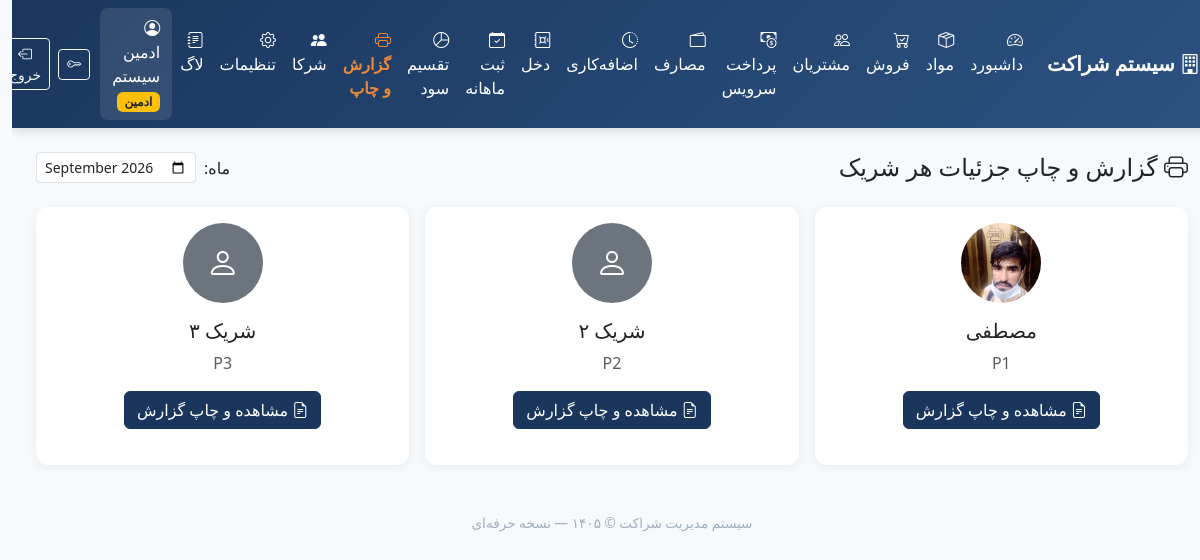
The app's page /reports (signed in) with its own data.
### tables this page shows
CREATE TABLE users (
            id INTEGER PRIMARY KEY AUTOINCREMENT,
            username TEXT UNIQUE NOT NULL,
            password_hash TEXT NOT NULL,
            full_name TEXT NOT NULL,
            role TEXT NOT NULL CHECK(role IN ('admin', 'partner')),
            partner_code TEXT,
            photo TEXT,
            is_active INTEGER DEFAULT 1,
            created_at TEXT DEFAULT CURRENT_TIMESTAMP
        );

### app.py (the view)
@app.route("/reports")
@login_required
def reports():
    month = request.args.get("month", datetime.now().strftime("%Y-%m"))
    conn = get_db()
    partners_list = conn.execute(
        "SELECT id, full_name, partner_code, photo FROM users WHERE role='partner' AND is_active=1 ORDER BY partner_code"
    ).fetchall()
    conn.close()
    return render_template("reports.html", partners=partners_list, month=month)

### app.py (called while the page is built, shortened)
def get_db():
    conn = sqlite3.connect(DB_PATH)
    conn.row_factory = sqlite3.Row
    try:
        conn.execute("PRAGMA foreign_keys = ON")
    except Exception:
        pass
    return conn

@login_manager.user_loader
def load_user(user_id):
    conn = get_db()
    row = conn.execute("SELECT * FROM users WHERE id = ?", (user_id,)).fetchone()
    conn.close()
    if row and row["is_active"]:
        return User(row["id"], row["username"], row["full_name"], row["role"], row["partner_code"], row["is_active"])
    return None

    @property
    def is_active(self):
        return self._active

    @property
    def is_admin(self):
        return self.role == "admin"

### templates/reports.html (shortened to what this page needs)
{% extends "base.html" %}
{% block content %}
<div class="d-flex flex-wrap justify-content-between align-items-center mb-4 gap-2">
    <h4 class="mb-0"><i class="bi bi-printer"></i> گزارش و چاپ جزئیات هر شریک</h4>
    <form class="d-flex align-items-center gap-2" method="GET">
        <label class="form-label mb-0">ماه:</label>
        <input type="month" name="month" value="{{ month }}" class="form-control form-control-sm" style="width:160px"
               onchange="this.form.submit()">
    </form>
</div>
<div class="row g-3">
    {% for p in partners %}
    <div class="col-md-4">
        <div class="card h-100 text-center">
            <div class="card-body">
                {% if p.photo %}
                <img src="{{ url_for('static', filename='uploads/' + p.photo) }}"
                     class="rounded-circle mb-3" style="width:80px; height:80px; object-fit:cover;">
                {% else %}
                <div class="rounded-circle bg-secondary text-white d-inline-flex align-items-center justify-content-center mb-3"
                     style="width:80px; height:80px; font-size:2rem;">
                    <i class="bi bi-person"></i>
                </div>
                {% endif %}
                <h5>{{ p.full_name }}</h5>
                <p class="text-muted">{{ p.partner_code or '' }}</p>
                <a href="{{ url_for('partner_report', partner_id=p.id, month=month) }}" class="btn btn-primary">
                    <i class="bi bi-file-earmark-text"></i> مشاهده و چاپ گزارش
                </a>
            </div>
        </div>
    </div>
    {% endfor %}
</div>
{% endblock %}

### templates/base.html (shortened to what this page needs)
<!DOCTYPE html>
<html lang="fa" dir="rtl">
<head>
    <link href="https://cdn.jsdelivr.net/npm/bootstrap@5.3.3/dist/css/bootstrap.rtl.min.css" rel="stylesheet">
    <link href="https://cdn.jsdelivr.net/npm/bootstrap-icons@1.11.3/font/bootstrap-icons.min.css" rel="stylesheet">
</head>
<body>
    {% if current_user.is_authenticated %}
    <nav class="navbar navbar-expand-lg navbar-dark sticky-top">
        <div class="container-fluid">
            <a class="navbar-brand fw-bold" href="{{ url_for('dashboard') }}">
                <i class="bi bi-building"></i> سیستم شراکت
            </a>
            <div class="collapse navbar-collapse" id="nav">
                <ul class="navbar-nav me-auto mb-2 mb-lg-0">
                    <li class="nav-item">
                        <a class="nav-link {% if request.endpoint == 'dashboard' %}active{% endif %}" href="{{ url_for('dashboard') }}">
                            <i class="bi bi-speedometer2"></i> داشبورد
                        </a>
                    </li>
                    <li class="nav-item">
                        <a class="nav-link {% if request.endpoint == 'products' %}active{% endif %}" href="{{ url_for('products') }}">
                            <i class="bi bi-box-seam"></i> مواد
                        </a>
                    </li>
                    <li class="nav-item">
                        <a class="nav-link {% if request.endpoint == 'sales' %}active{% endif %}" href="{{ url_for('sales') }}">
                            <i class="bi bi-cart-check"></i> فروش
                        </a>
                    </li>
                    <li class="nav-item">
                        <a class="nav-link {% if request.endpoint == 'customers' %}active{% endif %}" href="{{ url_for('customers') }}">
                            <i class="bi bi-people"></i> مشتریان
                        </a>
                    </li>
                    <li class="nav-item">
                        <a class="nav-link {% if request.endpoint == 'payments' %}active{% endif %}" href="{{ url_for('payments') }}">
                            <i class="bi bi-cash-coin"></i> پرداخت سرویس
                        </a>
                    </li>
                    <li class="nav-item">
                        <a class="nav-link {% if request.endpoint == 'expenses' %}active{% endif %}" href="{{ url_for('expenses') }}">
                            <i class="bi bi-wallet2"></i> مصارف
                        </a>
                    </li>
                    <li class="nav-item">
                        <a class="nav-link {% if request.endpoint == 'overtime' %}active{% endif %}" href="{{ url_for('overtime') }}">
                            <i class="bi bi-clock-history"></i> اضافه‌کاری
                        </a>
                    </li>
                    <li class="nav-item">
                        <a class="nav-link {% if request.endpoint == 'cash' %}active{% endif %}" href="{{ url_for('cash') }}">
                            <i class="bi bi-safe"></i> دخل
                        </a>
                    </li>
                    <li class="nav-item">
                        <a class="nav-link {% if request.endpoint == 'monthly' %}active{% endif %}" href="{{ url_for('monthly') }}">
                            <i class="bi bi-calendar-check"></i> ثبت ماهانه
                        </a>
                    </li>
                    <li class="nav-item">
                        <a class="nav-link {% if request.endpoint == 'profit' %}active{% endif %}" href="{{ url_for('profit') }}">
                            <i class="bi bi-pie-chart"></i> تقسیم سود
                        </a>
                    </li>
                    <li class="nav-item">
                        <a class="nav-link {% if request.endpoint == 'reports' %}active{% endif %}" href="{{ url_for('reports') }}">
                            <i class="bi bi-printer"></i> گزارش و چاپ
                        </a>
                    </li>
                    {% if current_user.is_admin %}
                    <li class="nav-item">
                        <a class="nav-link {% if request.endpoint == 'partners' %}active{% endif %}" href="{{ url_for('partners') }}">
                            <i class="bi bi-people-fill"></i> شرکا
                        </a>
                    </li>
                    <li class="nav-item">
                        <a class="nav-link {% if request.endpoint == 'settings' %}active{% endif %}" href="{{ url_for('settings') }}">
                            <i class="bi bi-gear"></i> تنظیمات
                        </a>
                    </li>
                    <li class="nav-item">
                        <a class="nav-link {% if request.endpoint == 'logs' %}active{% endif %}" href="{{ url_for('logs') }}">
                            <i class="bi bi-journal-text"></i> لاگ
                        </a>
                    </li>
                    {% endif %}
                </ul>
                <div class="d-flex align-items-center text-white">
                    <div class="sidebar-user">
                        <i class="bi bi-person-circle"></i>
                        {{ current_user.full_name }}
                        <span class="badge bg-warning text-dark badge-role">{{ 'ادمین' if current_user.is_admin else 'شریک' }}</span>
                    </div>
                    <a href="{{ url_for('change_password') }}" class="btn btn-sm btn-outline-light me-2" title="تغییر رمز">
                        <i class="bi bi-key"></i>
                    </a>
                    <a href="{{ url_for('logout') }}" class="btn btn-sm btn-outline-light">
                        <i class="bi bi-box-arrow-left"></i> خروج
                    </a>
                </div>
            </div>
        </div>
    </nav>
    {% endif %}
    <main class="container-fluid py-4 px-3 px-md-4">
        {% block content %}{% endblock %}
    </main>
    <footer>
        سیستم مدیریت شراکت &copy; ۱۴۰۵ — نسخه حرفه‌ای
    </footer>
</body>
</html>

### templates/base.html (style rules this page uses)
:root { --primary: #1a365d; --primary-light: #2c5282; --accent: #ed8936; --success: #38a169; --bg: #f7fafc; }
body { font-family: 'Tahoma', 'Segoe UI', Tahoma, sans-serif; background: var(--bg); min-height: 100vh; }
.navbar { background: linear-gradient(135deg, var(--primary), var(--primary-light)) !important; box-shadow: 0 2px 10px rgba(0,0,0,0.15); }
.navbar-brand, .nav-link { color: #fff !important; }
.nav-link.active { color: var(--accent) !important; font-weight: bold; }
.card { border: none; border-radius: 12px; box-shadow: 0 2px 12px rgba(0,0,0,0.06); margin-bottom: 1.25rem; }
.btn-primary { background: var(--primary); border-color: var(--primary); }
.badge-role { font-size: 0.75rem; }
.sidebar-user { background: rgba(255,255,255,0.1); border-radius: 8px; padding: 8px 12px; margin-left: 10px; }
footer { text-align: center; padding: 1.5rem; color: #a0aec0; font-size: 0.85rem; }

### records on screen
users: full_name "ادمین سیستم"
users: photo (picture), full_name "مصطفی", partner_code "P1"
users: partner_code "P2"
users: partner_code "P3"

### other values on screen
{{ 'ادمین' if current_user.is_admin else 'شریک' }} "ادمین"
